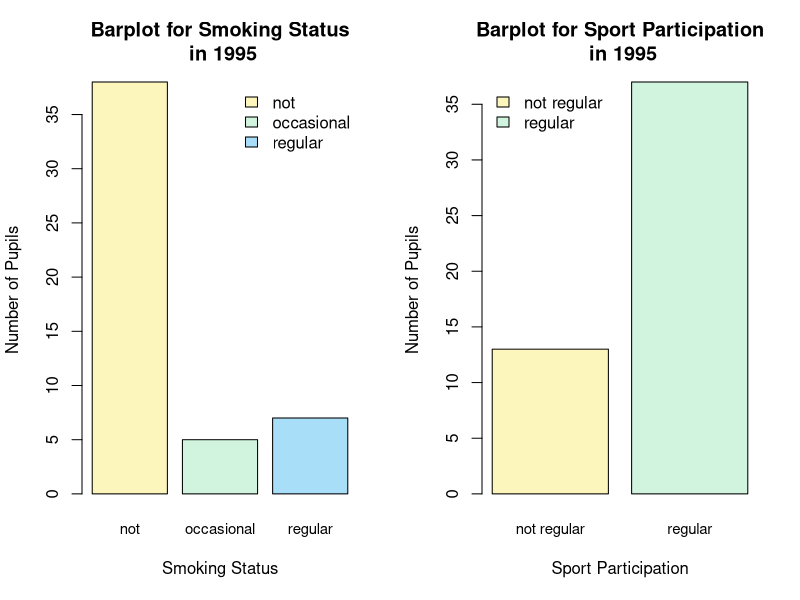

Write R code to recreate this figure.
## ---- chunk 1
knitr::opts_knit$set(root.dir = "/Users/clementine/Desktop/Github/R-Projects/EDA - Substance Use and Sporting Behavior")
library(knitr)
opts_chunk$set(echo=TRUE, 
               warning=FALSE, 
               message=FALSE,
               cache = FALSE,
               include = TRUE,
               results = 'show',
               error = TRUE)
## ---- chunk 2
df_1995 <- read.csv("s50_1995.txt", sep="")
df_1995$alcohol <- factor(df_1995$alcohol, levels = c("1", "2", "3","4","5"), labels = c("not", "once or twice a year", "once a month","once a week","more than once a week"), ordered = TRUE)
df_1995$drugs <- factor(df_1995$drugs, levels = c("1", "2", "3","4"), labels = c("not", "tried once","occasional","regular"),ordered = TRUE)
df_1995$smoke <- factor(df_1995$smoke, levels = c("1", "2", "3"),labels = c("not", "occasional","regular"), ordered = TRUE)
df_1995$sport <- factor(df_1995$sport, levels = c("1", "2"), labels = c("not regular","regular"), ordered = TRUE)
## ---- chunk 3
str(df_1995)
## ---- chunk 4
#First, I create table for smoke and sport to count the number of student in each category, these will be used in creating the plots
table_smoke = table(df_1995$smoke)
table_sport = table(df_1995$sport)

#Below code is to put the two plots next to each other
par(mfrow=c(1,2))

#Create the 1st plot, Smoking Status Plot
barplot(table_smoke,
        main = 'Barplot for Smoking Status\n in 1995', 
        xlab = 'Smoking Status', 
        ylab = 'Number of Pupils',
        col = c("#FCF6BD","#D0F4DE","#A9DEF9"), 
        cex.names = 0.9)
legend("topright",                                  
       legend = c("not", "occasional","regular"),
       fill = c("#FCF6BD","#D0F4DE","#A9DEF9"), 
       bty="n")

#Create the 2nd plot, Sport Participation Plot
barplot(table_sport, 
        main = 'Barplot for Sport Participation\n in 1995', 
        xlab = 'Sport Participation', 
        ylab = 'Number of Pupils',
        col = c("#FCF6BD","#D0F4DE"),
        cex.names = 0.9)
legend("topleft",                                  
       legend = c("not regular", "regular"),
       fill = c("#FCF6BD","#D0F4DE"), 
       bty="n")
## ---- chunk 5
smoke_atleast_occasionally = (sum(df_1995$smoke == "occasional") + sum(df_1995$smoke == "regular"))
proportion_smoke_atleast_ocasionally = smoke_atleast_occasionally/nrow(df_1995)
print(proportion_smoke_atleast_ocasionally)
## ---- chunk 6
#For this question, I first show the proportion table of variable smoke and sport
table_smoke_sport = table(df_1995$smoke, df_1995$sport)
names(dimnames(table_smoke_sport)) <- c("Smoke", "Sport")
table_smoke_sport
prop_table = prop.table(table_smoke_sport)
names(dimnames(prop_table)) <- c("Smoke", "Sport")
prop_table

#Here, I calculate the proportion of pupils who regularly practiced sport and smoke at least occasionally:
prop_table[2, 2] + prop_table[3, 2]
## ---- chunk 7
class(df_1995) <- 's50survey'
## ---- chunk 8
summary.s50survey <- function(obj) {
  cat('Proportion of students on Alcohol Consumption: \n')
  table_alcohol = table(obj$alcohol)
  prop_alcohol = prop.table(table_alcohol)
  print(prop_alcohol)
  cat('Proportion of students on Cannabis Use: \n')
  table_drugs = table(obj$drugs)
  prop_drugs = prop.table(table_drugs)
  print(prop_drugs)
  cat('Proportion of students on Smoking Status: \n')
  table_smoke = table(obj$smoke)
  prop_smoke = prop.table(table_smoke)
  print(prop_smoke)
  cat('Proportion of students on Sport Participation: \n')
  table_sport = table(obj$sport)
  prop_sport = prop.table(table_sport)
  print(prop_sport)
}
## ---- chunk 9
summary(df_1995)
## ---- chunk 10
table_drugs = table(df_1995$drugs)
prop_drugs = prop.table(table_drugs)
prop_drugs['not']
## ---- chunk 11
df_1997 <- read.csv("s50_1997.txt", sep="")
df_1997$alcohol <- factor(df_1997$alcohol, levels = c("1", "2", "3","4","5"), labels = c("not", "once or twice a year", "once a month","once a week","more than once a week"), ordered = TRUE)
df_1997$drugs <- factor(df_1997$drugs, levels = c("1", "2", "3","4"), labels = c("not", "tried once","occasional","regular"),ordered = TRUE)
df_1997$smoke <- factor(df_1997$smoke, levels = c("1", "2", "3"),labels = c("not", "occasional","regular"), ordered = TRUE)
df_1997$sport <- factor(df_1997$sport, levels = c("1", "2"), labels = c("not regular","regular"), ordered = TRUE)
## ---- chunk 12
class(df_1997) <- 's50survey'
## ---- chunk 13
summary(df_1997)
## ---- chunk 14
#Year 1995
table_sport_1995 = table(df_1995$sport)
prop_sport_1995 = prop.table(table_sport_1995)
prop_sport_1995['regular']

#Year 1997
table_sport_1997 = table(df_1997$sport)
prop_sport_1997 = prop.table(table_sport_1997)
prop_sport_1997['regular']
